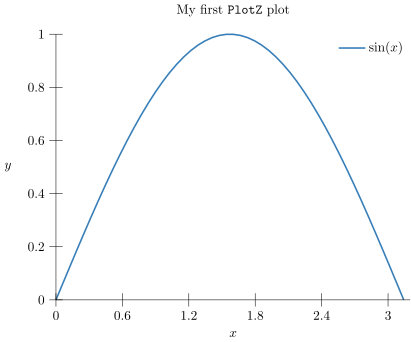

Reproduce this figure in Python.
from math import sin, pi
from plotz import *

with Plot("plot") as p:
    p.title = r"My first \texttt{PlotZ} plot"
    p.x.label = "$x$"
    p.y.label = "$y$"

    p.plot(Function(sin, samples=50, range=(0, pi)),
           title=r"$\sin(x)$")

    p.legend("north east")
